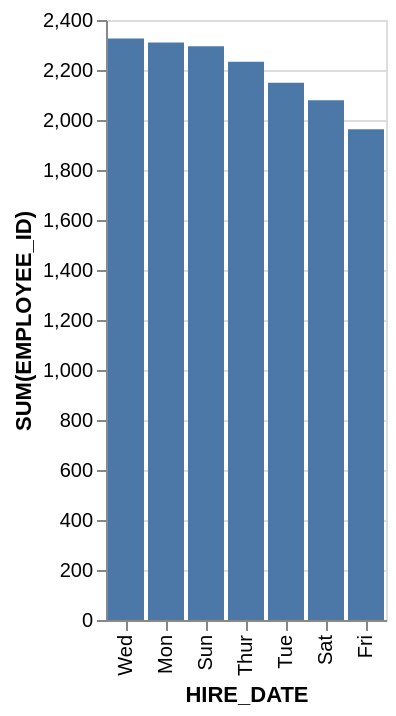

The Vega-Lite source for this figure:
### Vega-Lite specification from a JSON file in a GitHub repository (floating-point values rounded to 4 significant figures)
{"data": {"values": [{"x_data": "Wed", "y_data": 2326}, {"x_data": "Mon", "y_data": 2310}, {"x_data": "Sun", "y_data": 2295}, {"x_data": "Thur", "y_data": 2233}, {"x_data": "Tue", "y_data": 2149}, {"x_data": "Sat", "y_data": 2079}, {"x_data": "Fri", "y_data": 1963}]}, "mark": "bar", "encoding": {"x": {"field": "x_data", "type": "nominal", "title": "HIRE_DATE", "sort": {"op": "sum", "field": "y_data", "order": "descending"}}, "y": {"field": "y_data", "type": "quantitative", "title": "SUM(EMPLOYEE_ID)"}}}
